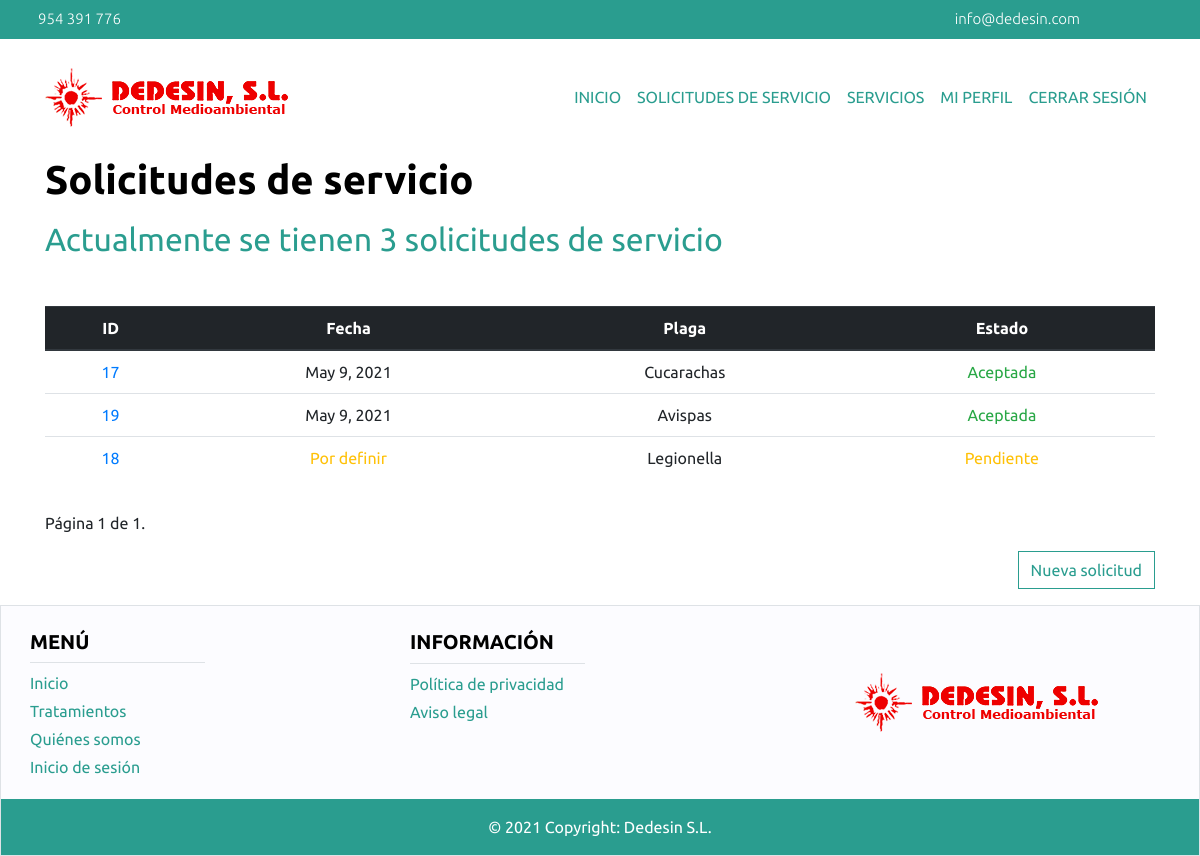
The page /cliente/solicitudServicio/ (signed in) on the database its author committed.
### main/models.py (models this page shows, shortened)
class SolicitudServicio(models.Model):
    estado = models.CharField(choices=ESTADO_SOLICITUD, default='pendiente', max_length=9)
    fecha = models.DateField(default=None, null=True)
    observaciones = models.TextField()
    tratamiento = models.ForeignKey(Tratamiento, on_delete=models.CASCADE, default=None, null=True)
    plaga = models.ForeignKey(Plaga, on_delete=models.CASCADE)
    usuario = models.ForeignKey(User, on_delete=models.CASCADE)

class Plaga(models.Model):
    nombre = models.CharField(max_length=60)
    def __str__(self):
        return self.nombre

### main/cliente/views.py (the view)
# urls.py: path('solicitudServicio/', views.list_solicitud_servicio_cliente),
@login_required
def list_solicitud_servicio_cliente(request):
    if esCliente(request):
        usuario = User.objects.filter(username=request.user.username)[0]
        solicitudes = SolicitudServicio.objects.filter(usuario=usuario)
        solicitudes = solicitudes.order_by('-fecha')
        paginator = Paginator(solicitudes, 10)
        page_number = request.GET.get('page')
        page_obj = paginator.get_page(page_number)
        if solicitudes:
            return render(request, 'solicitudServicioCliente.html', {'page_obj': page_obj,
                                                                     'num_solicitudes': solicitudes.count()})
        else:
            return render(request, 'solicitudServicioCliente.html')
    else:
        return redirect('/errorPermiso')

### main/cliente/views.py (called while the page is built)
def esCliente(request):
    try:
        persona = Persona.objects.filter(usuario=request.user)[0]
        cliente = Cliente.objects.filter(persona=persona)[0]
        return cliente
    except:
        return None

### main/cliente/templates/solicitudServicioCliente.html (shortened to what this page needs)
{% extends 'headerCliente.html' %}
{% block contenido %}
{% if num_solicitudes %}
<div class="container">
    <strong><h1 class="title"> Solicitudes de servicio </h1></strong>
    <h2 class="subtitle mt-3 mb-5"> Actualmente se tienen {{num_solicitudes}} solicitudes de servicio</h2>
    <table class="table text-center">
        <thead class="thead-dark">
        <tr>
            <th scope="col">ID</th>
            <th scope="col">Fecha</th>
            <th scope="col">Plaga</th>
            <th scope="col">Estado</th>
        </tr>
        </thead>
        <tbody>
        {% for solicitud in page_obj %}
        <tr>
            <td>
                <a class="text-decoration-none" href="show/{{solicitud.id}}/">{{solicitud.id}}</a>
            </td>
            {% if solicitud.fecha %}
            <td>{{solicitud.fecha}}</td>
            {% else %}
            <td class="text-warning">Por definir</td>
            {% endif %}
            <td>{{solicitud.plaga}}</td>
            {% if solicitud.estado.title == "Aceptada" %}
            <td class="text-success">{{solicitud.estado.title}}</td>
            {% elif solicitud.estado.title == "Atendida" %}
            <td class="text-info">{{solicitud.estado.title}}</td>
            {% elif solicitud.estado.title == "Rechazada" %}
            <td class="text-danger">{{solicitud.estado.title}}</td>
            {% else %}
            <td class="text-warning">{{solicitud.estado.title}}</td>
            {% endif %}
        </tr>
        {% endfor %}
        </tbody>
    </table>
    <div class="pagination my-3">
        <div class="step-links container">
            <div class="current row my-3">
                Página {{ page_obj.number }} de {{ page_obj.paginator.num_pages }}.
            </div>
            <div class=" row ">
                <div class="ml-auto">
                    <a class="page-link btn-dedesin" href="create/">Nueva solicitud</a>
                </div>
            </div>
        </div>
    </div>
</div>
{% endif %}
{% endblock %}

### static/main/index.css (style rules this page uses)
body { font-family: "Ubuntu", sans-serif; }
.btn-dedesin { border-color: #2a9d8f; color: #2a9d8f; }
.title { color: black; font-weight: 700; font-size: 4 rem; }
.subtitle { color: #2a9d8f; font-weight: 400; font-size: 2.25 rem; }

### rows shown on the page
SolicitudServicio: id "17", fecha "May 9, 2021", plaga "Cucarachas", estado "Aceptada"
SolicitudServicio: id "19", fecha "May 9, 2021", plaga "Avispas", estado "Aceptada"
SolicitudServicio: id "18", shows "Por definir", plaga "Legionella", estado "Pendiente"

### other values the page prints
{{ num_solicitudes }} "3"
{{ page_obj.number }} "1"
{{ page_obj.paginator.num_pages }} "1"
